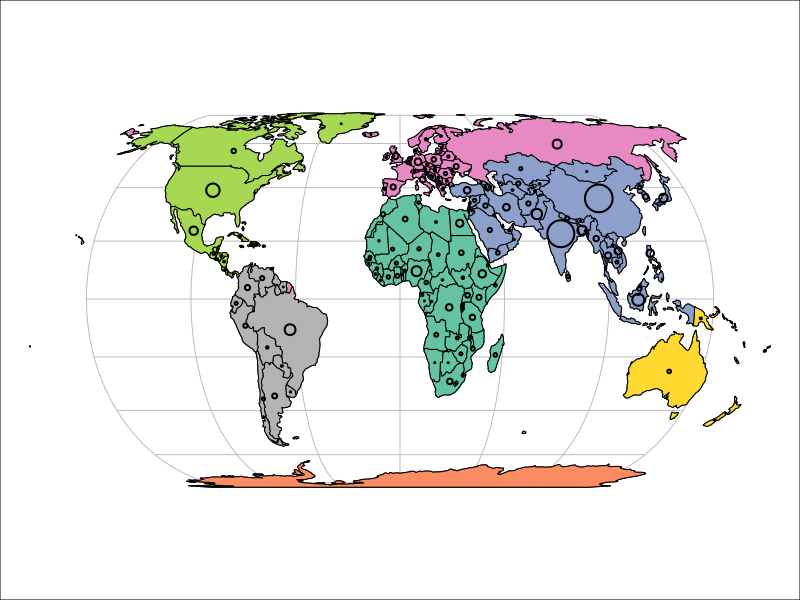

This chart was generated by the following R code:
library(sf)
library(spData)
world_proj = st_transform(world, "+proj=eck4")
old_mar = par()$mar
par(mar = c(0, 0, 0, 0))
world_centroids_largest = st_centroid(world_proj, of_largest_polygon = TRUE)
main = "\nCountry continents and populations worldwide"
plot(st_geometry(world_proj), graticule = TRUE, reset = FALSE)
plot(world_proj["continent"], add = TRUE)
cex = sqrt(world$pop) / 10000
plot(st_geometry(world_centroids_largest), add = TRUE, cex = cex, lwd = 2)
par(mar = old_mar)
